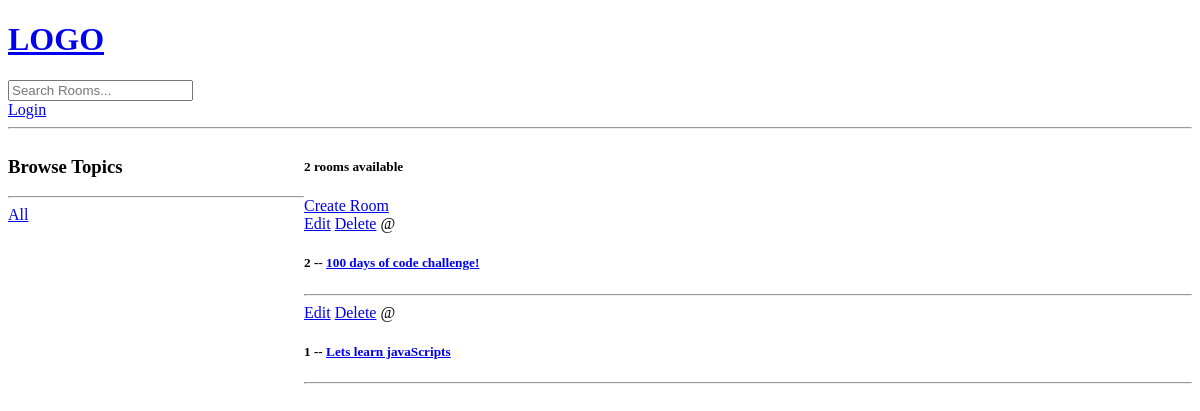
The app's page /, older data.
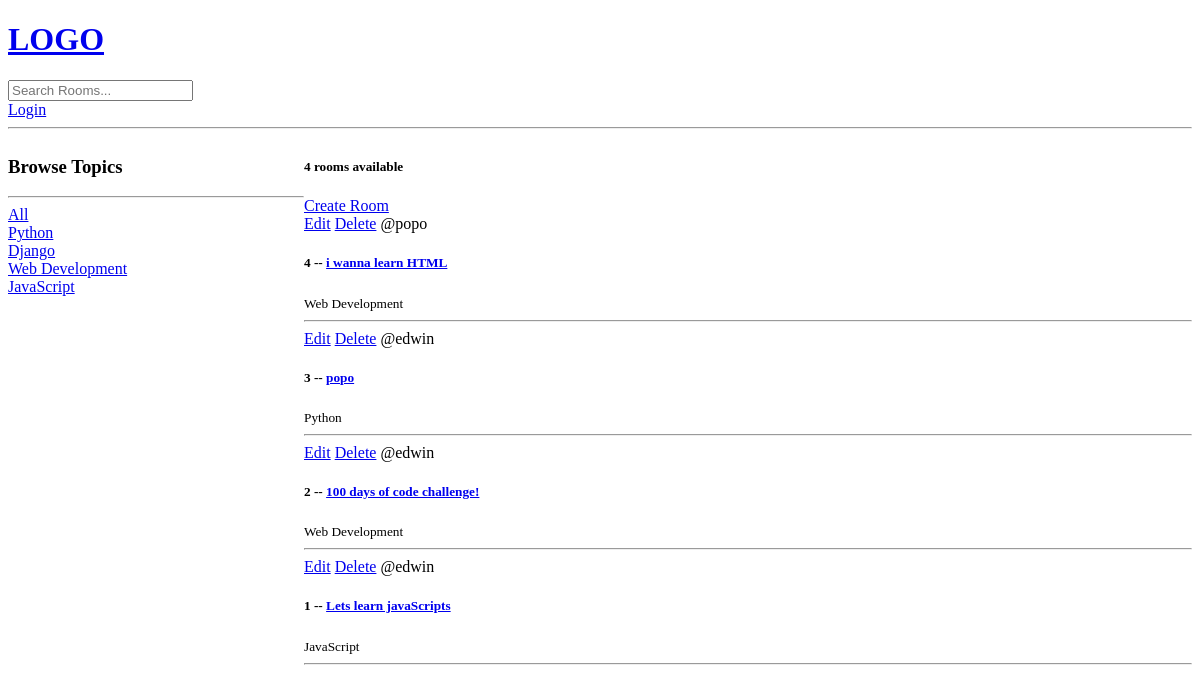
The same page, newer data.
### base/models.py (models this page shows, shortened)
class Room(models.Model):
    host = models.ForeignKey(User, on_delete=models.SET_NULL, null=True)
    topic = models.ForeignKey(Topic, on_delete=models.SET_NULL, null=True)
    name =  models.CharField(max_length=200)
    description = models.TextField(null=True, blank=True)
    updated = models.DateTimeField(auto_now=True)
    created = models.DateTimeField(auto_now_add=True)
    class Meta:
        ordering = ['-updated', '-created']

class Topic(models.Model):
    name = models.CharField(max_length=200)

### base/views.py (the view)
# urls.py: path("", views.home, name="home"),
def home(request):
    q = request.GET.get('q') if request.GET.get('q') != None else ''
    rooms = Room.objects.filter(
        Q(topic__name__icontains=q) |
        Q(name__icontains=q) |
        Q(description__icontains=q)
        )
    topics = Topic.objects.all()
    room_count = rooms.count()
    context = {'rooms': rooms, 'topics':topics, 'room_count': room_count}
    return render(request, "base/home.html", context)

### base/templates/base/home.html (shortened to what this page needs)
{% extends "main.html" %}
{% block content %}
<div class="home-container">
    <div>
        <h3>Browse Topics</h3>
        <hr>
        <div>
            <a href="{% url "home" %}">All</a>
        </div>
        {% for topic in topics %}
            <div>
                <a href="{% url "home" %}?q={{topic.name}}">{{topic.name}}</a>
            </div>
        {% endfor %}
    </div>
    <div>
        <h5>{{room_count}} rooms available</h5>
        <a href="{% url "create-room" %}">Create Room</a>
        <div>
        {% for room in rooms %}
        <div>
            <a href="{% url "update-room" room.id %}">Edit</a>
            <a href="{% url "delete-room" room.id %}">Delete</a>
            <span>@{{room.host.username}}</span>
            <h5>
                {{room.id}} -- <a href='{% url "room" room.id %}'>{{room.name}}</a>
            </h5>
            <small>{{room.topic.name}}</small>
            <hr>
        </div>
        {% endfor %}
        </div>
    </div>
</div>
{% endblock %}

### templates/main.html (shortened to what this page needs)
<!DOCTYPE html>
<html lang="en">
<head>
</head>
<body>
    {% include "navbar.html" %}
    {% block content %}
    {% endblock %}
</body>
</html>

### templates/navbar.html
<a href="/">
    <h1>LOGO</h1>
</a>
<form action="{% url "home" %}" method="GET">
    <input type="text" name="q" placeholder="Search Rooms...">
</form>
{% if request.user.is_authenticated %}
<a href="{% url "logout" %}">Logout</a>
{% else %}
<a href="{% url "login" %}">Login</a>
{% endif %}
<hr>

### base/templates/base/home.html (style rules this page uses)
.home-container { display:grid; grid-template-columns: 1fr 3fr; }

Row changes from the older to the newer data that the page shows:
added Topic: name "Python"
added Topic: name "Django"
added Topic: name "Web Development"
added Topic: name "JavaScript"
added Room: host.username "popo", id "4", name "i wanna learn HTML", topic.name "Web Development"
added Room: host.username "edwin", id "3", name "popo", topic.name "Python"
changed Room "100 days of code challenge!": host.username (not shown) → "edwin"; topic.name (not shown) → "Web Development"
changed Room "Lets learn javaScripts": host.username (not shown) → "edwin"; topic.name (not shown) → "JavaScript"
Text that changed along with them:
{{ room_count }}: "2" → "4"
